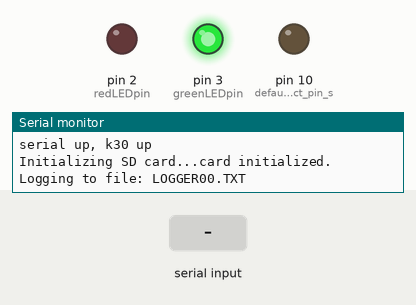
The sketch below on a simulated Arduino Uno, built with avr-gcc and run on an emulated ATmega328P. On the bench: output pins drawn as LEDs (lit = HIGH), the last lines printed to the serial monitor. The inputs (shaded band) are chosen by the test bench. The local clock reads 2024-03-15 10:24:30 at power-on unless the sketch sets it; storage starts empty.

Above: at 3.9 s.
4.0 s: "1" received over the second serial link
At 5.0 s:
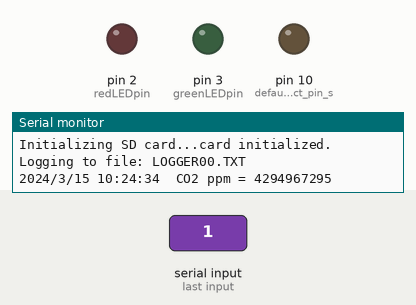
6.0 s: "0" received over the second serial link
8.0 s: "2" received over the second serial link
Timing chart, 0 to 13.5 s (numbered marks = the images above; inputs shaded):
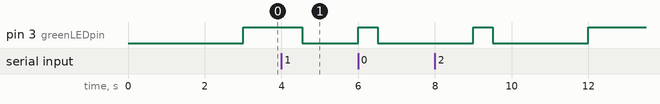

The sketch:

K30_logger_1.0.ino
```cpp
// Data logger for Arduino Uno, Adafruit data logger shield, K-30 CO2 sensor, BME2800 sensor
// Based on Adafruit data logger example file lighttemplogger.ino; K30_basic from CO2meter.com
// RToledo-Crow, NGENS-ASRC-CUNY, 7.15.18

#include <SPI.h>
#include <SD.h>
#include <Wire.h>
#include "RTClib.h"
#include "SoftwareSerial.h"

#define LOG_INTERVAL  3000 // mills between entries (reduce to take more/faster data)
// SYNC_INTERVAL: how many milliseconds before writing the logged data permanently to disk
// SYNC_INTERVAL = LOG_INTERVAL to write each time (safest)
// SYNC_INTERVAL = 10*LOG_INTERVAL write data every 10 datareads
// ... can lose 10 reads, uses less power, is much faster
#define SYNC_INTERVAL 3000 // mills between calls to flush() - to write data to the card
#define ECHO_TO_SERIAL 1 // echo data to serial port
#define WAIT_TO_START 0 // Wait for serial input in setup()
#define redLEDpin 2    // the digital pins that connect to the LEDs
#define greenLEDpin 3
#define aref_voltage 3.3         // we tie 3.3V to ARef and measure it with a multimeter!

RTC_PCF8523 RTC; // Real Time Clock for RevB Adafruit logger shield
SoftwareSerial K_30_Serial(8,9); // Virtual serial port for k30 on pinS 8,9 (Rx,Tx). Logger Shield uses 10,12,13
File logfile;  // the logging file

const int chipSelect = 10; // for the data logging shield, we use digital pin 10 for the SD cs line
uint32_t syncTime = 0; // time of last sync()
byte readCO2[] = {0xFE, 0X44, 0X00, 0X08, 0X02, 0X9F, 0X25};  //Command packet to read Co2 (see app note)
byte response[] = {0,0,0,0,0,0,0};  //create an array to store the response
int valMultiplier = 1; // multiplier, default 1, 3 for K-30 3%, 10 for K-33 ICB

void setup(void) {
  Serial.begin(9600);
  K_30_Serial.begin(9600);    //Opens the virtual serial port with a baud of 9600
#if ECHO_TO_SERIAL
    Serial.println("serial up, k30 up");
#endif

  pinMode(redLEDpin, OUTPUT);   // use debugging LEDs
  pinMode(greenLEDpin, OUTPUT);

#if WAIT_TO_START
  Serial.println("Type any character to start");
  while (!Serial.available());
#endif

  Serial.print("Initializing SD card...");   // initialize the SD card
  pinMode(10, OUTPUT); // default chip select pin set to output, even if you don't use it:
  if (!SD.begin(chipSelect)) {  // see if the card is present and can be initialized:
    error("Card failed, or not present");
  }
#if ECHO_TO_SERIAL
  Serial.println("card initialized.");
#endif

  char filename[] = "LOGGER00.TXT";  // create a new file
  for (uint8_t i = 0; i < 100; i++) {
    filename[6] = i/10 + '0';
    filename[7] = i%10 + '0';
    if (!SD.exists(filename)) {  // only open a new file if it doesn't exist
      logfile = SD.open(filename, FILE_WRITE);
      break;  // leave the loop
    }
  }
  if (!logfile)
    error("couldnt create file");

  Serial.print("Logging to file: ");
  Serial.println(filename);
  Wire.begin();  // connect to RTC
  if (!RTC.begin()) {
    logfile.println("RTC failed");
#if ECHO_TO_SERIAL
    Serial.println("RTC failed");
#endif  //ECHO_TO_SERIAL
  }
  analogReference(EXTERNAL); // If you want to set the aref to something other than 5v
}

void loop(void)  {
  DateTime now;
  delay((LOG_INTERVAL -1) - (millis() % LOG_INTERVAL)); // delay between readings
  digitalWrite(greenLEDpin, HIGH);

  sendRequest(readCO2); // read the k30
  unsigned long valCO2 = getValue(response); // interpret response

//  uint32_t m = millis(); // log milliseconds since starting
//  logfile.print(m);      // milliseconds since start
//  logfile.print(", ");
//
//#if ECHO_TO_SERIAL
//  Serial.print(m);       // milliseconds since start
//  Serial.print(", ");
//#endif

  now = RTC.now(); // fetch the time
  logfile.print(now.year(), DEC);
  logfile.print("/");
  logfile.print(now.month(), DEC);
  logfile.print("/");
  logfile.print(now.day(), DEC);
  logfile.print(" ");
  logfile.print(now.hour(), DEC);
  logfile.print(":");
  logfile.print(now.minute(), DEC);
  logfile.print(":");
  logfile.print(now.second(), DEC);
  logfile.print("  CO2 ppm = ");
  logfile.print(valCO2, DEC);
  logfile.println("");

#if ECHO_TO_SERIAL
  Serial.print(now.year(), DEC);
  Serial.print("/");
  Serial.print(now.month(), DEC);
  Serial.print("/");
  Serial.print(now.day(), DEC);
  Serial.print(" ");
  Serial.print(now.hour(), DEC);
  Serial.print(":");
  Serial.print(now.minute(), DEC);
  Serial.print(":");
  Serial.print(now.second(), DEC);
  Serial.print("  CO2 ppm = ");
  Serial.print(valCO2, DEC);
  Serial.println("");
#endif //ECHO_TO_SERIAL

  digitalWrite(greenLEDpin, LOW);
  // Now write to disk. Uses 2048 bytes of I/O to SD card, power and takes time
  if ((millis() - syncTime) < SYNC_INTERVAL) return;
  syncTime = millis();
  // blink LED to show we are syncing data to the card & updating FAT!
  digitalWrite(redLEDpin, HIGH);
  logfile.flush();
  digitalWrite(redLEDpin, LOW);
}
```

a_error.ino
```cpp
void error(const char * str) {
  Serial.print("error: ");
  Serial.println(str);
  digitalWrite(redLEDpin, HIGH); // red LED indicates error
  while(1);
}
```

b_sendRequest.ino
```cpp
void sendRequest(byte packet[]) {
  while(!K_30_Serial.available()) {  //keep sending request until we start to get a response
    K_30_Serial.write(readCO2,7);
    //Serial.println("request response");
    delay(50);
  }

  int timeout=0;  //set a timeoute counter
  while(K_30_Serial.available() < 7 ) { //Wait to get a 7 byte response
    timeout++;
    if(timeout > 10) {  // if it takes too long there was probably an error
      while(K_30_Serial.available())  // flush whatever we have
      K_30_Serial.read();
      break;                        //exit and try again
    }
    delay(50);
  }

  for (int i=0; i < 7; i++) {
    response[i] = K_30_Serial.read();
  }
}
```

c_getValue.ino
```cpp
unsigned long getValue(byte packet[]) {
  int high = packet[3];               //high byte for value is 4th byte in packet in the packet
  int low = packet[4];                //low byte for value is 5th byte in the packet
  unsigned long val = high*256 + low; //Combine high byte and low byte with this formula to get value
  return val* valMultiplier;
}
```

Measured:
- after the input at 4.0 s, pin 3 (greenLEDpin): HIGH → LOW after 0.54 s
